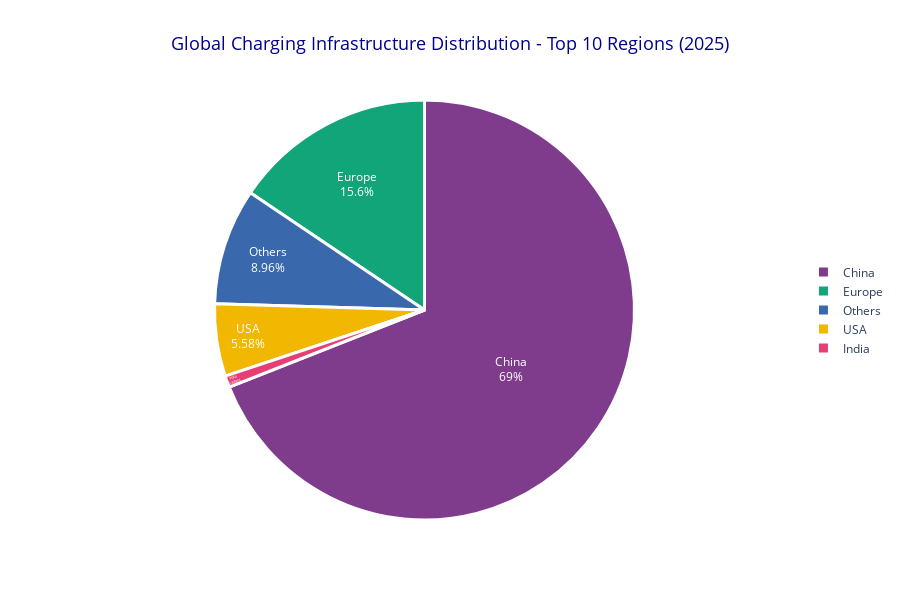

Notebook source saved alongside this figure:
### Markdown cell above
---
## 3. Pie Chart: Infrastructure Distribution Analysis

**Goal:** Visualize the distribution of charging infrastructure across regions and analyze infrastructure adequacy patterns.

### Code cell
# Prepare charging station data by region
df_charging = df_sales[
    (df_sales['parameter'].str.contains('charging points', case=False, na=False)) &
    (df_sales['year'] >= 2017)  # Charging data more complete from 2017
].copy()

# Get data from year 2025
latest_infrastructure_year = 2025
print(latest_infrastructure_year)
print(f"Using infrastructure data from {latest_infrastructure_year}")

# Aggregate total charging points by region for the latest year
charging_latest = df_charging[df_charging['year'] == latest_infrastructure_year].groupby('region')['value'].sum().reset_index()
charging_latest.columns = ['region', 'total_charging_points']

# Get top 10 regions by charging infrastructure
top_charging_regions = charging_latest.nlargest(10, 'total_charging_points')

# Remove world section
top_charging_regions = top_charging_regions[top_charging_regions['region'] != 'World']

# Rename
top_charging_regions = top_charging_regions.replace({ "Rest of the world": "Others" })

# Create pie chart for charging infrastructure distribution with enhanced visuals
fig_pie1 = px.pie(
    top_charging_regions,
    values='total_charging_points',
    names='region',
    title=f'Global Charging Infrastructure Distribution - Top 10 Regions ({latest_infrastructure_year})',
    template='plotly_white',
    color_discrete_sequence=px.colors.qualitative.Bold  # More vivid colors
)

# Create pull values for exploding slices - emphasize top regions
pull_values = [0.15 if i < 3 else 0.05 for i in range(len(top_charging_regions))]

fig_pie1.update_traces(
    textposition='inside', 
    textinfo='percent+label',
    textfont_size=12,
    textfont_color='white',
    marker=dict(
        line=dict(color='white', width=3)  # White borders for better separation
    ),
    hovertemplate='<b>%{label}</b><br>Charging Points: %{value:,.0f}<br>Share: %{percent}<extra></extra>'
)

fig_pie1.update_layout(
    height=600,
    showlegend=True,
    legend=dict(
        orientation="v", 
        yanchor="middle", 
        y=0.5, 
        xanchor="left", 
        x=1.05,
        font=dict(size=12)
    ),
    title=dict(
        font=dict(size=18, color='darkblue'),
        x=0.5,
        xanchor='center'
    )
)

fig_pie1.show()

print(f"\n📊 Infrastructure Distribution Insights:")
print(f"• Total charging points analyzed: {top_charging_regions['total_charging_points'].sum():,.0f}")
print(f"• Top 3 regions control {top_charging_regions.head(3)['total_charging_points'].sum() / top_charging_regions['total_charging_points'].sum() * 100:.1f}% of infrastructure")
print(f"• Leading region: {top_charging_regions.iloc[0]['region']} ({top_charging_regions.iloc[0]['total_charging_points']:,.0f} stations)")

### Figure 1 — Plotly figure (JSON) as saved in the notebook; plotly's stock layout.template omitted (floating-point values rounded to 4 significant figures)
{"data": [{"domain": {"x": [0, 1], "y": [0, 1]}, "hovertemplate": "<b>%{label}</b><br>Charging Points: %{value:,.0f}<br>Share: %{percent}<extra></extra>", "labels": ["China", "Europe", "Others", "USA", "India"], "legendgroup": "", "marker": {"line": {"color": "white", "width": 3}}, "name": "", "showlegend": true, "textfont": {"color": "white", "size": 12}, "textinfo": "percent+label", "textposition": "inside", "type": "pie", "values": [9400000.0, 2120000.0, 1220000.0, 760000.0, 120900.0]}], "layout": {"height": 600, "legend": {"font": {"size": 12}, "orientation": "v", "tracegroupgap": 0, "x": 1.05, "xanchor": "left", "y": 0.5, "yanchor": "middle"}, "piecolorway": ["rgb(127, 60, 141)", "rgb(17, 165, 121)", "rgb(57, 105, 172)", "rgb(242, 183, 1)", "rgb(231, 63, 116)", "rgb(128, 186, 90)", "rgb(230, 131, 16)", "rgb(0, 134, 149)", "rgb(207, 28, 144)", "rgb(249, 123, 114)", "rgb(165, 170, 153)"], "showlegend": true, "title": {"font": {"color": "darkblue", "size": 18}, "text": "Global Charging Infrastructure Distribution - Top 10 Regions (2025)", "x": 0.5, "xanchor": "center"}}}
